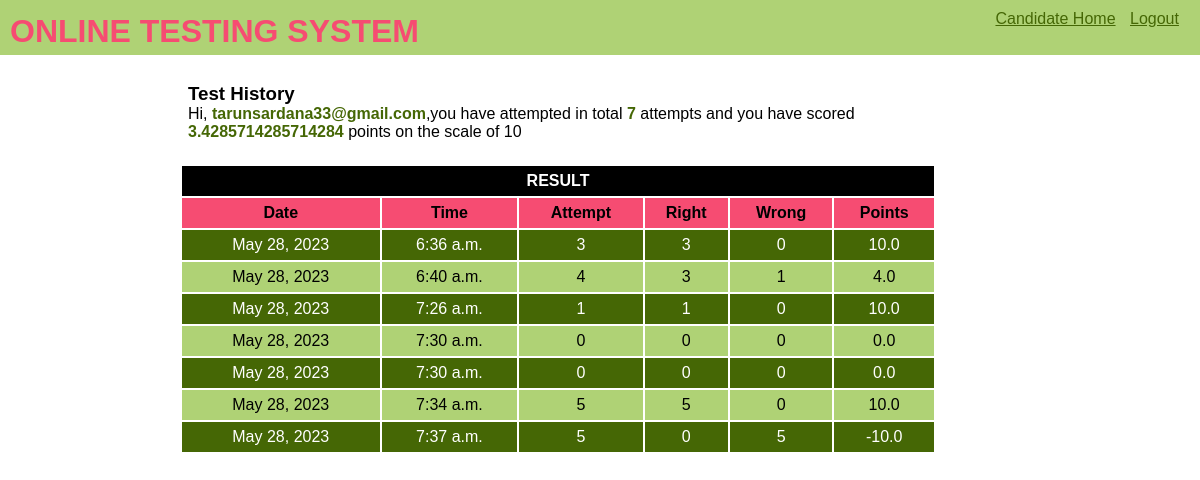
The app's page /OTS/test-history/ (signed in), older data.
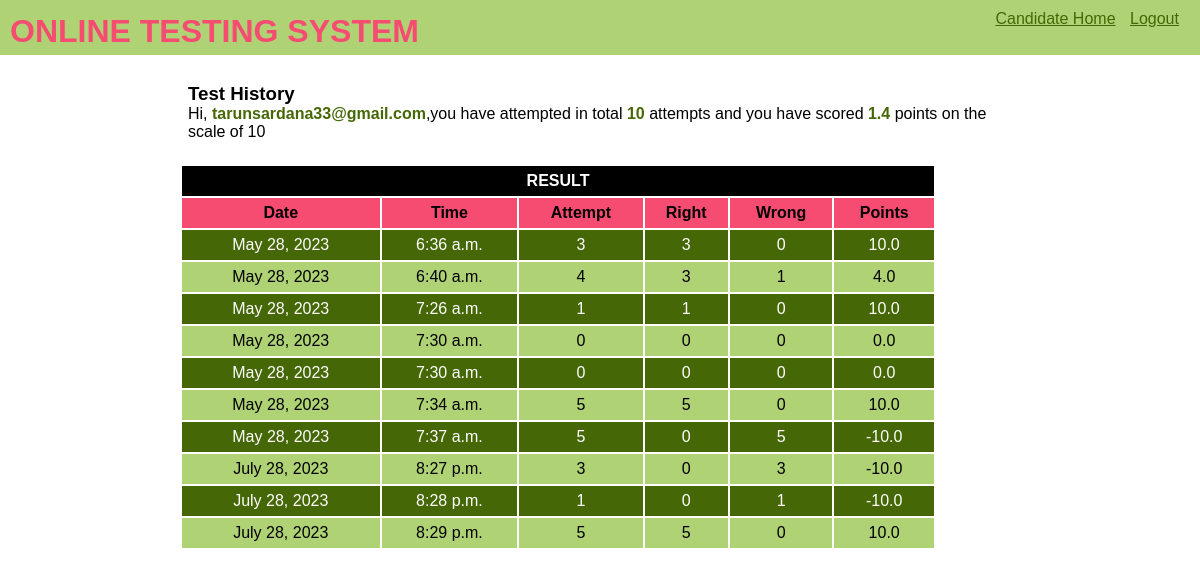
The same page, newer data.
### OTS/models.py (models this page shows, shortened)
class Candidate(models.Model):
    username=models.CharField(primary_key=True,max_length=40)
    password=models.CharField(max_length=15,null=False)
    name=models.CharField(null=False,max_length=100)
    test_attempted=models.IntegerField(default=0)
    points=models.FloatField(default=0.0)

class Result(models.Model):
    resultid=models.BigAutoField(primary_key=True,auto_created=True)
    username=models.ForeignKey(Candidate,on_delete=models.CASCADE)
    date=models.DateField(auto_now=True)
    time=models.TimeField(auto_now=True)
    attempt=models.IntegerField(default=0)
    right=models.IntegerField(default=0)
    wrong=models.IntegerField(default=0)
    points=models.FloatField(default=0.0)

### OTS/views.py (the view)
# urls.py: path('test-history/',testResultHistory,name='testHistory'),
def testResultHistory(request):
    if 'name' not in request.session.keys():
        res=HttpResponseRedirect('login')
    candidate=Candidate.objects.get(username=request.session['username'])
    result=Result.objects.filter(username_id=candidate.username)
    context={'candidate':candidate,'result':result}
    res=render(request,'test_history.html',context)
    return res

### OTS/templates/test_history.html (shortened to what this page needs)
{% extends "master.html" %}
{% block menu %}
    <a href="{% url 'OTS:home'%}">Candidate Home</a>
    <a href="{% url 'OTS:login' %}">Logout</a>
{% endblock menu %}
{% block content %}
<div class="inner-content">
    <h3>Test History</h3>
    <p>Hi, <span class="special">{{candidate.username}}</span>,you have attempted in total <span class="special">{{candidate.test_attempted}}</span> attempts and you have scored <span class="special">{{candidate.points}}</span> points on the scale of 10</p>
</div>
<table>
    <thead>
        <tr>
            <th colspan="6">RESULT</th>
        </tr>
        <tr>
            <th>Date</th>
            <th>Time</th>
            <th>Attempt</th>
            <th>Right</th>
            <th>Wrong</th>
            <th>Points</th>
        </tr>
    </thead>
    <tbody>
        {% for r in result %}
        <tr>
            <td>{{r.date}}</td>
            <td>{{r.time}}</td>
            <td>{{r.attempt}}</td>
            <td>{{r.right}}</td>
            <td>{{r.wrong}}</td>
            <td>{{r.points}}</td>
        </tr>
        {% endfor %}
    </tbody>
</table>
{% endblock content %}

### OTS/templates/master.html (shortened to what this page needs)
<!DOCTYPE html>
{% load static %}
<html lang="en">
<head>
    <link rel="stylesheet" href="{% static 'theme.css'%}">
    <link rel="stylesheet" href="{% static 'formstyle.css'%}">
    <link rel="stylesheet" href="{% static 'buttonstyle.css'%}">
</head>
<body>
    <div class="top">
        <div class="sitename"><h1>ONLINE TESTING SYSTEM</h1></div>
        <div class="menu">{% block menu %}
        {% endblock menu %}</div>
    </div>
    <div class="content">
        {% block content %}
        {% endblock content %}
    </div>
</body>
</html>

### OTS/static/theme.css (style rules this page uses)
* { margin: 0; padding: 0; box-sizing: border-box; font-family:'Gill Sans', 'Gill Sans MT', Calibri, 'Trebuchet MS', sans-serif; }
.top { background-color: #AFD275; padding: 10px; margin-bottom: 20px; height: 55px; }
.top .sitename { display: inline-block; position: relative; color: #F64C72; top: 3px; }
.top .menu { float: right; }
.top .menu a { color:#456705; min-width: 50px; margin-right: 10px; display: inline-block; }
.content { width: 70%; margin: 0 auto; }
table { width: 90%; }
table tr:nth-child(odd) { background-color: #456705; color: white; height: 30px; }
table tr:nth-child(even) { background-color: #AFD275; height: 30px; }
table thead tr:first-child { background-color: black; }
table thead tr:nth-child(2) { background-color: #F64C72; }
td { text-align: center; }
.inner-content { margin-bottom: 15px; padding: 0.5rem; }
.special { color:#456705 ; font-weight: bold; }

Row changes from the older to the newer data that the page shows:
changed Candidate "tarunsardana33@gmail.com": test_attempted "7" → "10"; points "3.4285714285714284" → "1.4"
added Result: date "July 28, 2023", time "8:27 p.m.", attempt "3", right "0", wrong "3", points "-10.0"
added Result: date "July 28, 2023", time "8:28 p.m.", attempt "1", right "0", wrong "1", points "-10.0"
added Result: date "July 28, 2023", time "8:29 p.m.", attempt "5", right "5", wrong "0", points "10.0"
